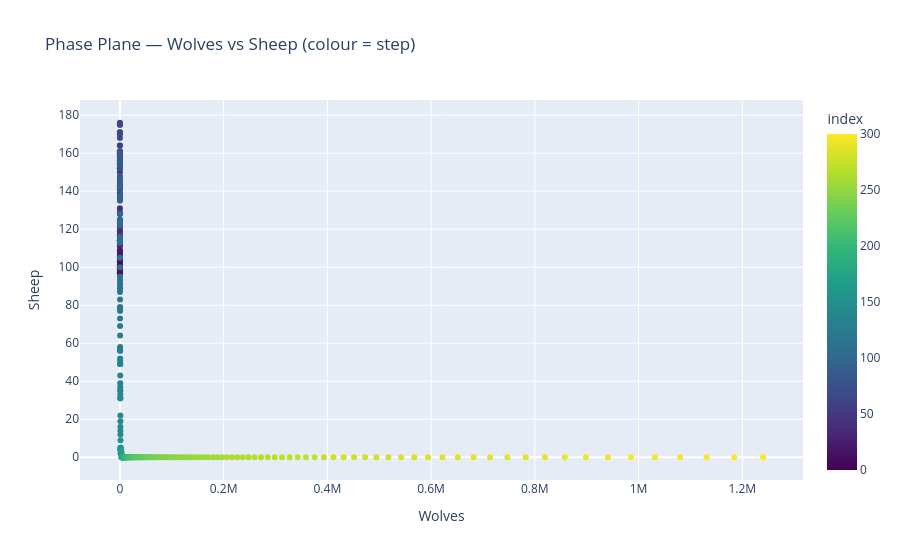

This figure's notebook cell:
### Code cell
# Phase plane: wolves vs sheep, coloured by step
fig2 = px.scatter(
    df, x='Wolves', y='Sheep', color=df.index,
    color_continuous_scale='viridis',
    title='Phase Plane — Wolves vs Sheep (colour = step)',
    labels={'color': 'Step'},
)
fig2.show()

### Figure 1 — Plotly figure (JSON) as saved in the notebook; plotly's stock layout.template omitted (floating-point values rounded to 4 significant figures; data arrays with more than 128 entries replaced by an {"elided": "..."} marker saying what was removed)
{"data": [{"hovertemplate": "Wolves=%{x}<br>Sheep=%{y}<br>index=%{marker.color}<extra></extra>", "legendgroup": "", "marker": {"color": {"elided": "301 int values"}, "coloraxis": "coloraxis", "symbol": "circle"}, "mode": "markers", "name": "", "orientation": "v", "showlegend": false, "type": "scatter", "x": {"elided": "301 int values"}, "xaxis": "x", "y": {"elided": "301 int values"}, "yaxis": "y"}], "layout": {"coloraxis": {"colorbar": {"title": {"text": "index"}}, "colorscale": [[0, "#440154"], [0.1111, "#482878"], [0.2222, "#3e4989"], [0.3333, "#31688e"], [0.4444, "#26828e"], [0.5556, "#1f9e89"], [0.6667, "#35b779"], [0.7778, "#6ece58"], [0.8889, "#b5de2b"], [1, "#fde725"]]}, "legend": {"tracegroupgap": 0}, "title": {"text": "Phase Plane — Wolves vs Sheep (colour = step)"}, "xaxis": {"anchor": "y", "domain": [0, 1], "title": {"text": "Wolves"}}, "yaxis": {"anchor": "x", "domain": [0, 1], "title": {"text": "Sheep"}}}}
